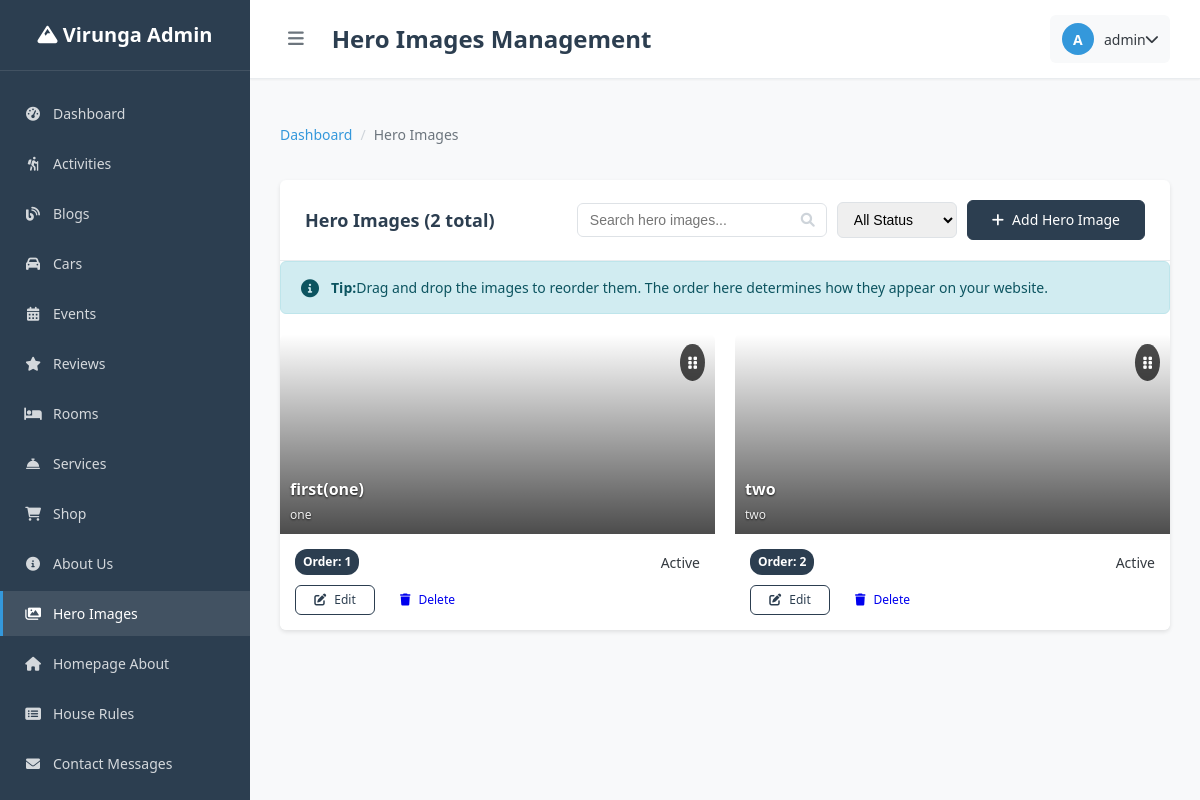
The app's page /admin/pages/hero-images/index.php (signed in) with its own data.
### tables this page shows
CREATE TABLE `hero_images` (
  `id` int(11) NOT NULL,
  `title` varchar(255) NOT NULL,
  `paragraph` text NOT NULL,
  `image` varchar(500) NOT NULL,
  `display_order` int(11) DEFAULT 1,
  `is_active` tinyint(1) DEFAULT 1,
  `status` enum('active','inactive') DEFAULT 'active',
  `created_at` timestamp NOT NULL DEFAULT current_timestamp(),
  `updated_at` timestamp NOT NULL DEFAULT current_timestamp() ON UPDATE current_timestamp()
);

### admin/backend/api/utils/auth_middleware.php (called while the page is built, shortened)
<?php
function isAuthenticated() {
    return isset($_SESSION['admin_user_id']) &&
           isset($_SESSION['admin_username']) &&
           !empty($_SESSION['admin_user_id']);
}
function getCurrentUser() {
    require_once __DIR__ . '/../../database/connection.php';
    $user_id = $_SESSION['admin_user_id'];
    $query = "SELECT id, username, email, full_name, role, status, last_login
              FROM admin_users
              WHERE id = ? AND status = 'active'";
    $user = getSingleRow($query, 'i', [$user_id]);
    return $user;
}
?>

### admin/backend/database/connection.php (called while the page is built, shortened)
<?php
$conn = null;
function getConnection() {
    global $conn;
    if ($conn && !$conn->connect_error) {
        return $conn;
    }
    $db_config = [
        'host' => 'localhost',
        'username' => 'root',
        'password' => '',
        'database' => 'homestay',
        'charset' => 'utf8mb4'
    ];
    $conn = new mysqli(
        $db_config['host'],
        $db_config['username'],
        $db_config['password'],
        $db_config['database']
    );
    $conn->query("SET sql_mode = 'STRICT_TRANS_TABLES,ERROR_FOR_DIVISION_BY_ZERO,NO_AUTO_CREATE_USER,NO_ENGINE_SUBSTITUTION'");
    return $conn;
}
function executeQuery($query, $types = '', $params = []) {
    $conn = getConnection();
    $stmt = $conn->prepare($query);
    if (!empty($params)) {
        $stmt->bind_param($types, ...$params);
    }
    if (!$stmt->execute()) {
        error_log("Query execution failed: " . $stmt->error);
        return false;
    }
    $result = $stmt->get_result();
    return $result;
}
function getSingleRow($query, $types = '', $params = []) {
    $result = executeQuery($query, $types, $params);
    if ($result && $result->num_rows > 0) {
        return $result->fetch_assoc();
    }
    return null;
}
function getMultipleRows($query, $types = '', $params = []) {
    $result = executeQuery($query, $types, $params);
    $rows = [];
    if ($result) {
        while ($row = $result->fetch_assoc()) {
            $rows[] = $row;
        }
    }
    return $rows;
}
?>

### include/image_helpers.php (called while the page is built, shortened)
<?php
function buildImageUrl($filename, $category, $absolute = false) {
    $base_paths = [
        'activities' => 'uploads/activities/',
        'blogs' => 'uploads/blogs/',
        'blog-content' => 'uploads/blog-content/',
        'cars' => 'uploads/cars/',
        'events' => 'uploads/events/',
        'hero' => 'uploads/hero/',
        'hero-images' => 'uploads/hero-images/',
        'homeabout' => 'uploads/homeabout/',
        'rooms' => 'uploads/rooms/',
        'services' => 'uploads/services/',
        'about' => 'uploads/about/'
    ];
    $base_path = isset($base_paths[$category]) ? $base_paths[$category] : 'uploads/';
    if (strpos($filename, 'uploads/') === 0) {
        $relative_path = $filename;
    } else {
        $relative_path = $base_path . $filename;
    }
    if ($absolute) {
        $protocol = isset($_SERVER['HTTPS']) && $_SERVER['HTTPS'] === 'on' ? 'https://' : 'http://';
        $host = $_SERVER['HTTP_HOST'];
        return $protocol . $host . '/homestay/' . $relative_path;
    } else {
        return $relative_path;
    }
}
function buildAdminImageUrl($filename, $category) {
    $relative_path = buildImageUrl($filename, $category, false);
    return '/homestay/' . $relative_path;
}
?>

### admin/pages/hero-images/index.php (the view, shortened to what this page needs)
<?php
require_once '../../backend/api/utils/auth_middleware.php';
require_once '../../../include/image_helpers.php';
require_once '../../backend/database/connection.php';
require_once '../../backend/api/utils/helpers.php';
$current_user = getCurrentUser();
$search = isset($_GET['search']) ? trim($_GET['search']) : '';
$where_conditions = [];
$params = [];
$param_types = '';
$where_clause = !empty($where_conditions) ? 'WHERE ' . implode(' AND ', $where_conditions) : '';
$query = "SELECT id, title, paragraph, image, is_active, display_order, created_at, updated_at
          FROM hero_images
          $where_clause
          ORDER BY display_order ASC, created_at DESC";
$hero_images = !empty($params) ? getMultipleRows($query, $param_types, $params) : getMultipleRows($query);
$total_records = count($hero_images);
$breadcrumbs = [
    ['title' => 'Dashboard', 'url' => '../dashboard.php'],
    ['title' => 'Hero Images', 'url' => '']
];
?>
<!DOCTYPE html>
<html lang="en">
<head>
    <link rel="stylesheet" href="../../assets/css/dashboard.css">
    <link rel="stylesheet" href="../../assets/css/components.css">
    <link rel="stylesheet" href="../../assets/css/tables.css">
    <link rel="stylesheet" href="../../assets/css/forms.css">
    <link rel="stylesheet" href="https://cdnjs.cloudflare.com/ajax/libs/font-awesome/6.0.0/css/all.min.css">
</head>
<body>
    <div class="admin-wrapper">
        <?php include '../includes/sidebar.php'; ?>
        <main class="admin-main">
            <header class="admin-header">
                <div class="header-left">
                    <button class="sidebar-toggle">
                        <i class="fas fa-bars"></i>
                    </button>
                    <h1 class="page-title">Hero Images Management</h1>
                </div>
                <div class="header-right">
                    <div class="user-dropdown">
                        <div class="user-info">
                            <div class="user-avatar">
                                <?= strtoupper(substr($current_user['username'], 0, 1)) ?>
                            </div>
                            <span class="user-name"><?= htmlspecialchars($current_user['username']) ?></span>
                            <i class="fas fa-chevron-down"></i>
                        </div>
                    </div>
                </div>
            </header>
            <div class="admin-content">
                <?= generateBreadcrumb($breadcrumbs) ?>
                <div class="table-container">
                    <div class="table-header">
                        <h2 class="table-title">Hero Images (<?= $total_records ?> total)</h2>
                        <div class="table-actions">
                            <div class="table-search">
                                <input type="text" placeholder="Search hero images..." value="<?= htmlspecialchars($search) ?>" id="search-input">
                                <i class="fas fa-search"></i>
                            </div>
                            <select class="filter-select" id="status-filter">
                                <option value="">All Status</option>
                            </select>
                            <a href="add.php" class="btn btn-primary">
                                <i class="fas fa-plus"></i> Add Hero Image
                            </a>
                        </div>
                    </div>
                    <?php if (empty($hero_images)): ?>
                        <div class="table-empty">
                            <i class="fas fa-images"></i>
                            <h3>No Hero Images Found</h3>
                            <p>No hero images match your current search criteria.</p>
                            <a href="add.php" class="btn btn-primary">
                                <i class="fas fa-plus"></i> Add First Hero Image
                            </a>
                        </div>
                    <?php else: ?>
                        <div class="alert alert-info">
                            <i class="fas fa-info-circle alert-icon"></i>
                            <strong>Tip:</strong> Drag and drop the images to reorder them. The order here determines how they appear on your website.
                        </div>
                        <div class="hero-images-grid" id="hero-images-container">
                            <?php foreach ($hero_images as $image): ?>
                                <div class="hero-image-card" data-id="<?= $image['id'] ?>">
                                    <div class="drag-handle">
                                        <i class="fas fa-grip-vertical"></i>
                                    </div>
                                    <div class="hero-image-preview <?= empty($image['image']) ? 'no-image-placeholder' : '' ?>"
                                         <?php if (!empty($image['image'])): ?>
                                         style="background-image: url('<?= buildAdminImageUrl($image['image'], 'hero') ?>');"
                                         <?php endif; ?>>
                                        <?php if (empty($image['image'])): ?>
                                            <i class="fas fa-image"></i>
                                        <?php else: ?>
                                            <div class="image-overlay">
                                                <div class="image-title"><?= htmlspecialchars($image['title']) ?></div>
                                                <?php if (!empty($image['paragraph'])): ?>
                                                    <div class="image-description"><?= htmlspecialchars(truncateText($image['paragraph'], 80)) ?></div>
                                                <?php endif; ?>
                                            </div>
                                        <?php endif; ?>
                                    </div>
                                    <div class="hero-image-info">
                                        <div class="image-meta">
                                            <div class="display-order">Order: <?= $image['display_order'] ?></div>
                                            <?= getStatusBadge($image['is_active']) ?>
                                        </div>
                                        <div class="image-actions">
                                            <a href="edit.php?id=<?= $image['id'] ?>" class="btn btn-sm btn-outline-primary">
                                                <i class="fas fa-edit"></i> Edit
                                            </a>
                                            <a href="delete.php?id=<?= $image['id'] ?>"
                                               class="btn btn-sm btn-outline-danger hero-delete-btn"
                                               onclick="return confirm('Are you sure you want to delete this hero image: <?= htmlspecialchars($image['title']) ?>? This action cannot be undone.')">
                                                <i class="fas fa-trash"></i> Delete
                                            </a>
                                        </div>
                                    </div>
                                </div>
                            <?php endforeach; ?>
                        </div>
                    <?php endif; ?>
                </div>
            </div>
        </main>
    </div>
</body>
</html>

### admin/backend/api/utils/helpers.php (shortened to what this page needs)
<?php
function truncateText($text, $length = 100, $suffix = '...') {
    if (strlen($text) <= $length) {
        return $text;
    }
    return substr($text, 0, $length) . $suffix;
}
function getStatusBadge($is_active, $active_text = 'Active', $inactive_text = 'Inactive') {
    if ($is_active) {
        return '<span class="badge badge-success">' . $active_text . '</span>';
    } else {
        return '<span class="badge badge-secondary">' . $inactive_text . '</span>';
    }
}
function generateBreadcrumb($breadcrumbs) {
    $html = '<nav aria-label="breadcrumb"><ol class="breadcrumb">';
    $total = count($breadcrumbs);
    foreach ($breadcrumbs as $index => $crumb) {
        if ($index === $total - 1) {
            $html .= '<li class="breadcrumb-item active" aria-current="page">' . htmlspecialchars($crumb['title']) . '</li>';
        } else {
            $html .= '<li class="breadcrumb-item"><a href="' . htmlspecialchars($crumb['url']) . '">' . htmlspecialchars($crumb['title']) . '</a></li>';
        }
    }
    $html .= '</ol></nav>';
    return $html;
}
?>

### records on screen
hero_images: title "first(one)", paragraph "one", display_order "1"
hero_images: title "two", paragraph "two", display_order "2"

### other values on screen
substr($current_user['username'], 0, 1) "A"
$current_user['username'] "admin"
$crumb['title'] "Dashboard"
$crumb['title'] "Hero Images"
$total_records "2"
